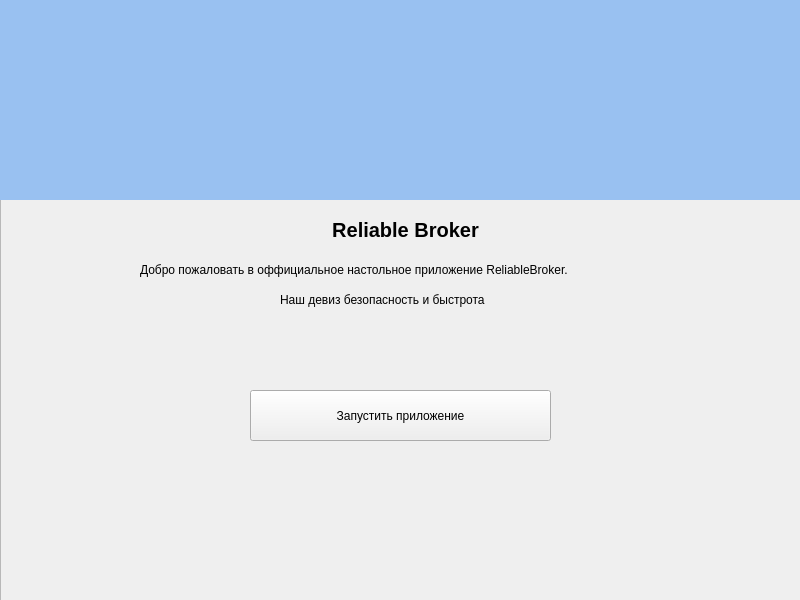
<?xml version="1.0" encoding="UTF-8"?>
<ui version="4.0">
 <class>Form</class>
 <widget class="QWidget" name="Form">
  <property name="geometry">
   <rect>
    <x>0</x>
    <y>0</y>
    <width>800</width>
    <height>600</height>
   </rect>
  </property>
  <property name="minimumSize">
   <size>
    <width>800</width>
    <height>600</height>
   </size>
  </property>
  <property name="maximumSize">
   <size>
    <width>800</width>
    <height>600</height>
   </size>
  </property>
  <property name="windowTitle">
   <string>Form</string>
  </property>
  <widget class="QWidget" name="gridLayoutWidget">
   <property name="geometry">
    <rect>
     <x>0</x>
     <y>0</y>
     <width>801</width>
     <height>601</height>
    </rect>
   </property>
   <layout class="QGridLayout" name="gridLayout">
    <item row="0" column="1">
     <widget class="QFrame" name="frame">
      <property name="sizePolicy">
       <sizepolicy hsizetype="Preferred" vsizetype="Preferred">
        <horstretch>0</horstretch>
        <verstretch>0</verstretch>
       </sizepolicy>
      </property>
      <property name="frameShape">
       <enum>QFrame::StyledPanel</enum>
      </property>
      <property name="frameShadow">
       <enum>QFrame::Raised</enum>
      </property>
      <widget class="QLabel" name="nameLabel">
       <property name="geometry">
        <rect>
         <x>330</x>
         <y>220</y>
         <width>151</width>
         <height>19</height>
        </rect>
       </property>
       <property name="styleSheet">
        <string notr="true">font-size: 20px;
font-weight: bold;</string>
       </property>
       <property name="text">
        <string>Reliable Broker</string>
       </property>
       <property name="textFormat">
        <enum>Qt::AutoText</enum>
       </property>
       <property name="alignment">
        <set>Qt::AlignCenter</set>
       </property>
      </widget>
      <widget class="QLabel" name="descriptionLabel1">
       <property name="geometry">
        <rect>
         <x>140</x>
         <y>260</y>
         <width>550</width>
         <height>19</height>
        </rect>
       </property>
       <property name="text">
        <string>Добро пожаловать в оффициальное настольное приложение ReliableBroker.</string>
       </property>
      </widget>
      <widget class="QLabel" name="descriptionLabel2">
       <property name="geometry">
        <rect>
         <x>280</x>
         <y>290</y>
         <width>260</width>
         <height>19</height>
        </rect>
       </property>
       <property name="text">
        <string>Наш девиз безопасность и быстрота</string>
       </property>
      </widget>
      <widget class="QPushButton" name="startButton">
       <property name="geometry">
        <rect>
         <x>250</x>
         <y>390</y>
         <width>301</width>
         <height>51</height>
        </rect>
       </property>
       <property name="styleSheet">
        <string notr="true">font-weight: 300;</string>
       </property>
       <property name="text">
        <string>Запустить приложение</string>
       </property>
      </widget>
      <widget class="QLabel" name="pictureLabel">
       <property name="geometry">
        <rect>
         <x>0</x>
         <y>0</y>
         <width>800</width>
         <height>200</height>
        </rect>
       </property>
       <property name="sizePolicy">
        <sizepolicy hsizetype="Maximum" vsizetype="Maximum">
         <horstretch>0</horstretch>
         <verstretch>0</verstretch>
        </sizepolicy>
       </property>
       <property name="maximumSize">
        <size>
         <width>800</width>
         <height>600</height>
        </size>
       </property>
       <property name="styleSheet">
        <string notr="true">background-color: rgb(153, 193, 241);</string>
       </property>
       <property name="text">
        <string/>
       </property>
       <property name="pixmap">
        <pixmap>../Resource/broker-logo.png</pixmap>
       </property>
       <property name="alignment">
        <set>Qt::AlignCenter</set>
       </property>
      </widget>
     </widget>
    </item>
   </layout>
  </widget>
 </widget>
 <resources/>
 <connections/>
</ui>
